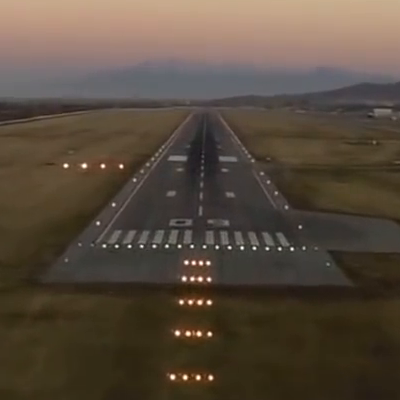
#> input picture Images/Cropped_Runway/00104.png, 400 x 400 px, found by its file name
$ jupyter execute Laplacian_Of_Gaussian_Corner_Detector.ipynb   (older library calls are emulated)
#> lines starting #> are read from the running program, lines starting #| are printed output that depends on the picture
[cell 1]
import cv2
import numpy as np
import matplotlib.pyplot as plt
img = cv2.imread('../Images/Cropped_Runway/00104.png',0)
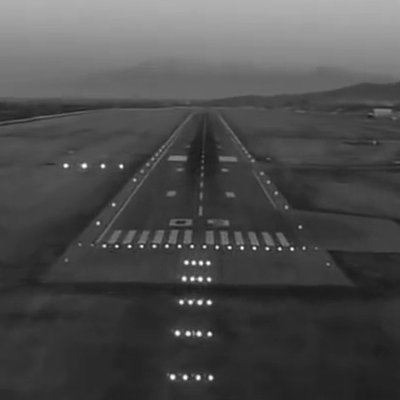
#> img: shape (400, 400); min 19, max 255, mean 75.9
blur = cv2.GaussianBlur(cv2.cvtColor(img,cv2.COLOR_BGR2RGB),(3,3),0)
laplacian = cv2.Laplacian(blur,cv2.CV_64F)
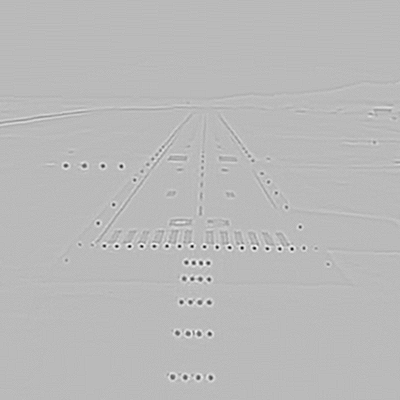
#> laplacian: shape (400, 400, 3) float64; min -133, max 49, mean 0; drawn with min black and max white
laplacian1 = laplacian/laplacian.max()
plt.figure(figsize=(1,1), dpi=300)
plt.xticks([]), plt.yticks([])
plt.imshow(laplacian1.astype(np.float))
plt.show()

[cell 2]
import cv2
import numpy as np
import warnings
import sys
import matplotlib.pyplot as plt


def get_log_kernel(siz, std):
    # This creates a LoG filter
    x = y = np.linspace(-siz, siz, 2*siz+1)
    x, y = np.meshgrid(x, y)
    arg = -(x**2 + y**2) / (2*std**2)
    h = np.exp(arg)
    h[h < sys.float_info.epsilon * h.max()] = 0
    h = h/h.sum() if h.sum() != 0 else h
    h1 = h*(x**2 + y**2 - 2*std**2) / (std**4)
    return h1 - h1.mean()

filename = '../Images/Cropped_Runway/00104.png'
img = cv2.imread(filename,0)
plt.close('all')
a, b = [],[]
ValueRange = np.linspace(0,10,51)
ValueRange = ValueRange[1:]
count = 1
NumOfRows = 5
NumOfColumns = len(ValueRange)/NumOfRows
if NumOfColumns * NumOfRows < len(ValueRange):
    NumOfRows += 1
for i in ValueRange:
    m = cv2.filter2D(img,ddepth=cv2.CV_32F, kernel = get_log_kernel(20,i))
    a.append(i)
    b.append(m.max())
    plt.figure(dpi=500)
    plt.subplot(NumOfRows,NumOfColumns,count)
    warnings.filterwarnings("ignore")
    plt.imshow(cv2.cvtColor(np.float32(m),cv2.COLOR_BGR2RGB))
    plt.axis('off')
#> this loop made 50 passes
#> pass 1, `m = cv2.filter2D(img,ddepth=cv2.CV_32F, kernel = get_log_kernel(20,i))`:
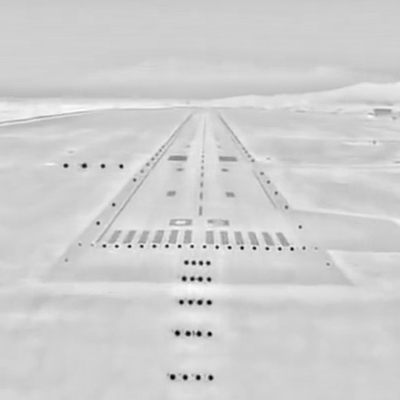
#> m: shape (400, 400) float32; min -9880.2, max 2217.5, mean -0.2; drawn with min black and max white
#> after the loop:
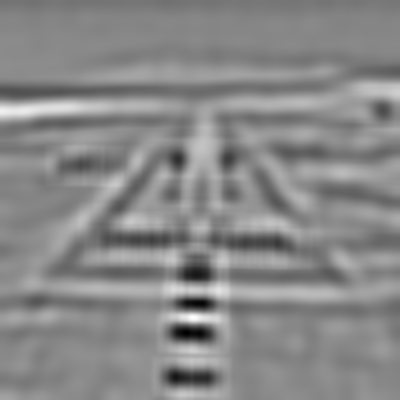
#> m: shape (400, 400) float32; min -0.259, max 0.225, mean -2.17e-05; drawn with min black and max white
#> after the loop, a = 50 values from 0.2 to 10; b = 50 values, max 2217.5 at index 0, min 0.225 at index 49, mean 58.47
plt.figure(dpi=200)
plt.loglog(a,b)
plt.show()
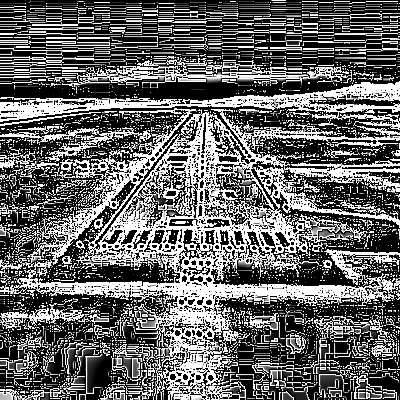
#> shown: shape (400, 400, 3) float32; min 0, max 1, mean 0.403
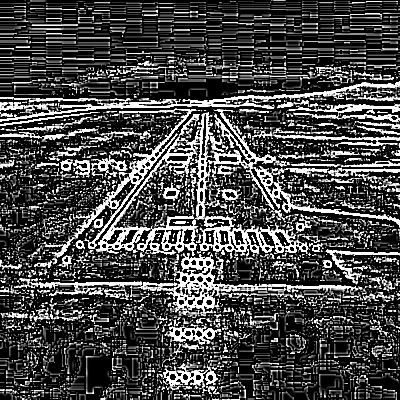
#> shown: shape (400, 400, 3) float32; min 0, max 1, mean 0.282
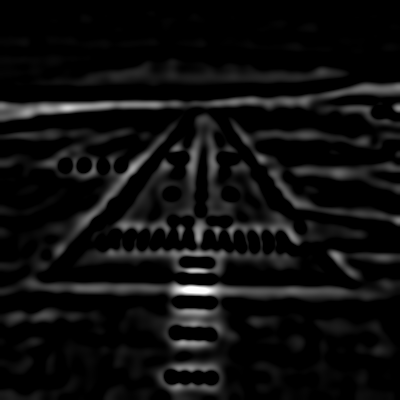
#> shown: shape (400, 400, 3) float32; min 0, max 1, mean 0.0595
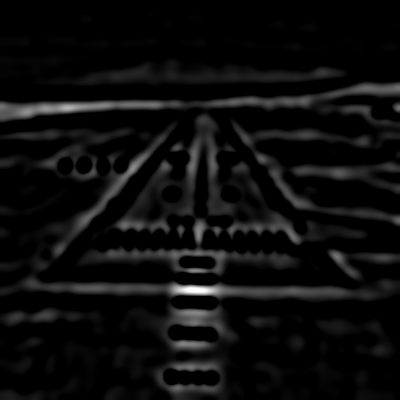
#> shown: shape (400, 400, 3) float32; min 0, max 1, mean 0.0524
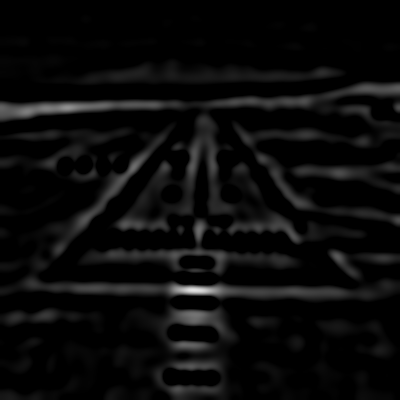
#> shown: shape (400, 400, 3) float32; min 0, max 0.891, mean 0.0439
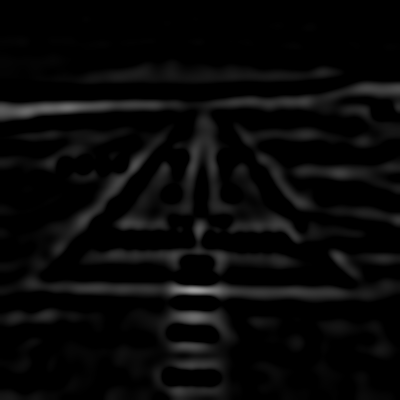
#> shown: shape (400, 400, 3) float32; min 0, max 0.633, mean 0.0352

$ run again, with Images/Cropped_Runway/00001.png copied over Images/Cropped_Runway/00104.png
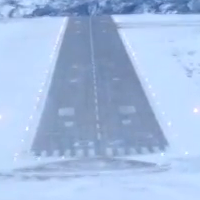
#> input picture Images/Cropped_Runway/00001.png, 200 x 200 px, found by its file name
#> after the loop `for i in ValueRange:`:
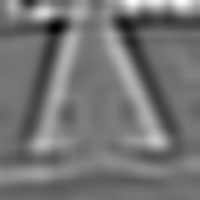
#> m: shape (200, 200) float32; min -0.32, max 0.381, mean 0.000234; drawn with min black and max white
#> after the loop `for i in ValueRange:`: a = 50 values from 0.2 to 10; b = 50 values, max 4288.6 at index 0, min 0.381 at index 49, mean 102.9
#> `plt.show()`:
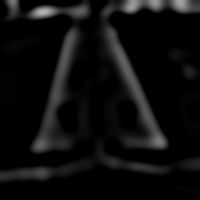
#> shown: shape (200, 200, 3) float32; min 0, max 0.709, mean 0.055

$ run again, with Images/Cropped_Runway/00101.png copied over Images/Cropped_Runway/00104.png
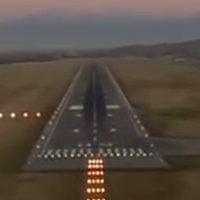
#> input picture Images/Cropped_Runway/00101.png, 200 x 200 px, found by its file name
#> after the loop `for i in ValueRange:`: a = 50 values from 0.2 to 10; b = 50 values, max 2637.3 at index 0, min 0.198 at index 49, mean 69.28
#> `plt.show()`:
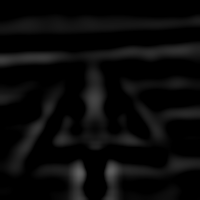
#> shown: shape (200, 200, 3) float32; min 0, max 0.384, mean 0.0398
